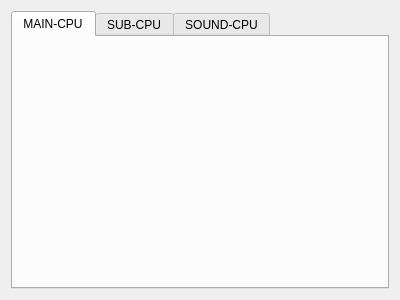
<?xml version="1.0" encoding="UTF-8"?>
<ui version="4.0">
 <class>DebugCPU</class>
 <widget class="QDialog" name="DebugCPU">
  <property name="geometry">
   <rect>
    <x>0</x>
    <y>0</y>
    <width>400</width>
    <height>300</height>
   </rect>
  </property>
  <property name="windowTitle">
   <string>Debug - CPUs</string>
  </property>
  <layout class="QHBoxLayout" name="horizontalLayout">
   <item>
    <widget class="QTabWidget" name="tabWidget">
     <property name="currentIndex">
      <number>0</number>
     </property>
     <widget class="QWidget" name="main_cpu">
      <attribute name="title">
       <string>MAIN-CPU</string>
      </attribute>
      <layout class="QVBoxLayout" name="verticalLayout"/>
     </widget>
     <widget class="QWidget" name="sub_cpu">
      <attribute name="title">
       <string>SUB-CPU</string>
      </attribute>
      <layout class="QVBoxLayout" name="verticalLayout_2"/>
     </widget>
     <widget class="QWidget" name="sound_cpu">
      <attribute name="title">
       <string>SOUND-CPU</string>
      </attribute>
      <layout class="QVBoxLayout" name="verticalLayout_3"/>
     </widget>
    </widget>
   </item>
  </layout>
 </widget>
 <resources/>
 <connections/>
</ui>
